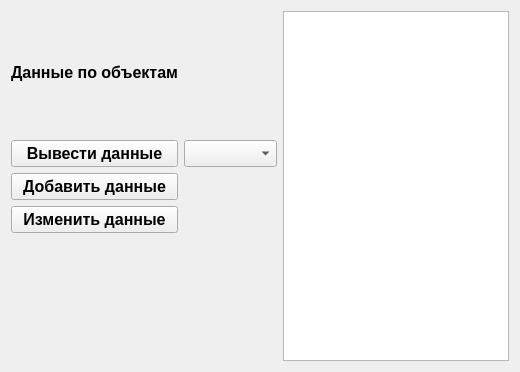
<?xml version="1.0" encoding="UTF-8"?>
<ui version="4.0">
 <class>datainfo</class>
 <widget class="QWidget" name="datainfo">
  <property name="geometry">
   <rect>
    <x>0</x>
    <y>0</y>
    <width>520</width>
    <height>372</height>
   </rect>
  </property>
  <property name="font">
   <font>
    <pointsize>12</pointsize>
    <weight>75</weight>
    <bold>true</bold>
   </font>
  </property>
  <property name="windowTitle">
   <string>Form</string>
  </property>
  <layout class="QGridLayout" name="gridLayout">
   <item row="0" column="2" rowspan="5">
    <widget class="QTableView" name="tableView"/>
   </item>
   <item row="0" column="0">
    <widget class="QLabel" name="label">
     <property name="text">
      <string>Данные по объектам</string>
     </property>
     <property name="alignment">
      <set>Qt::AlignCenter</set>
     </property>
    </widget>
   </item>
   <item row="1" column="0">
    <widget class="QPushButton" name="pushButton">
     <property name="font">
      <font>
       <pointsize>12</pointsize>
       <weight>75</weight>
       <bold>true</bold>
      </font>
     </property>
     <property name="text">
      <string>Вывести данные</string>
     </property>
    </widget>
   </item>
   <item row="1" column="1">
    <widget class="QComboBox" name="comboBox"/>
   </item>
   <item row="2" column="0">
    <widget class="QPushButton" name="pushButton_2">
     <property name="text">
      <string>Добавить данные</string>
     </property>
    </widget>
   </item>
   <item row="3" column="0">
    <widget class="QPushButton" name="pushButton_3">
     <property name="text">
      <string>Изменить данные</string>
     </property>
    </widget>
   </item>
  </layout>
 </widget>
 <resources/>
 <connections/>
</ui>
